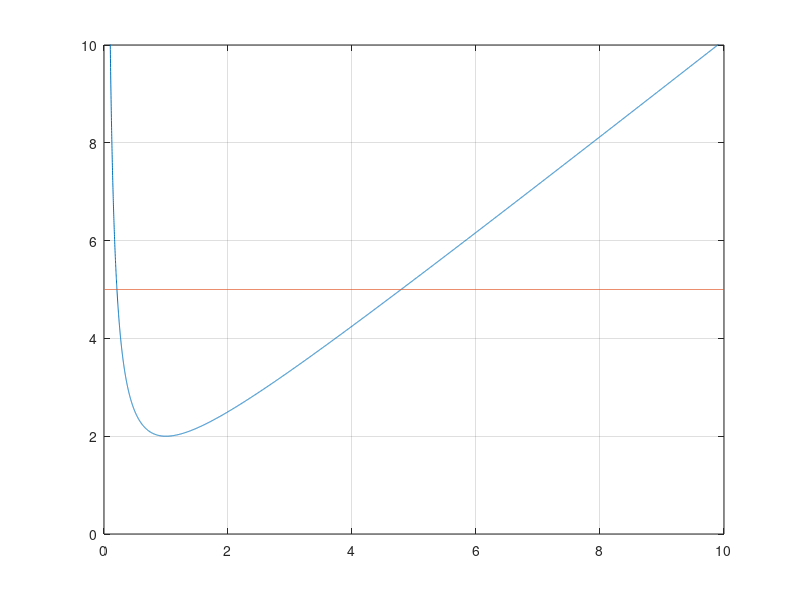

MATLAB code for this plot:
% Problem #1
clc
% Graph
x = (0.01:0.001:10)';
y1 = x + 1 ./ x;
y2 = 5 + (0 .* x);
plot(x,y1,x,y2)
ylim([0,10])
grid

function [e] = Prob1(x)
y = x + 1/x;
e = y - 5;
end
% Find & print solution
x3 = 2;
for i=1:10
    x1 = x3;
    y1 = Prob1(x1);
    x2 = x1 + 0.001;
    y2 = Prob1(x2);
    x3 = x1 - (x2-x1)/(y2-y1) * y1;
    if y1 == 0
        %disp([i, x1, y1]);
        disp(x1)
        break
    end
end